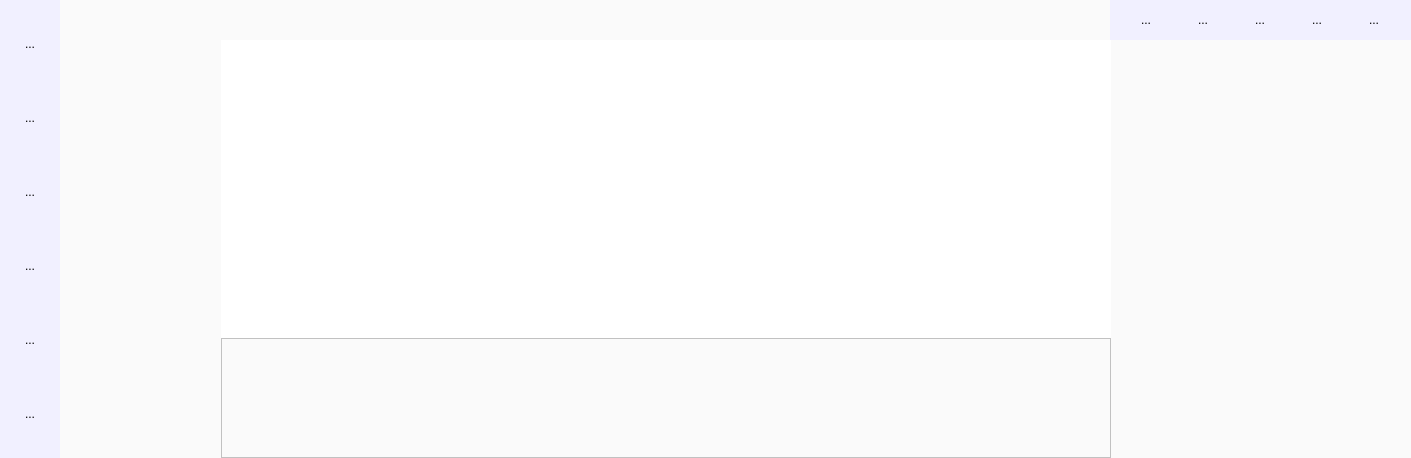
<?xml version="1.0" encoding="UTF-8"?>
<ui version="4.0">
 <class>HomePage</class>
 <widget class="QWidget" name="HomePage">
  <property name="geometry">
   <rect>
    <x>0</x>
    <y>0</y>
    <width>1411</width>
    <height>458</height>
   </rect>
  </property>
  <property name="windowTitle">
   <string>Form</string>
  </property>
  <property name="styleSheet">
   <string notr="true">background-color: rgb(250, 250, 250);</string>
  </property>
  <layout class="QGridLayout" name="gridLayout">
   <property name="leftMargin">
    <number>0</number>
   </property>
   <property name="topMargin">
    <number>0</number>
   </property>
   <property name="rightMargin">
    <number>0</number>
   </property>
   <property name="bottomMargin">
    <number>0</number>
   </property>
   <property name="spacing">
    <number>0</number>
   </property>
   <item row="1" column="1">
    <widget class="QWidget" name="MainWindow" native="true">
     <property name="sizePolicy">
      <sizepolicy hsizetype="Expanding" vsizetype="Expanding">
       <horstretch>0</horstretch>
       <verstretch>0</verstretch>
      </sizepolicy>
     </property>
     <property name="styleSheet">
      <string notr="true">background-color: rgb(255, 255, 255);</string>
     </property>
    </widget>
   </item>
   <item row="2" column="1">
    <widget class="QFrame" name="toasts">
     <property name="sizePolicy">
      <sizepolicy hsizetype="Expanding" vsizetype="Expanding">
       <horstretch>0</horstretch>
       <verstretch>0</verstretch>
      </sizepolicy>
     </property>
     <property name="minimumSize">
      <size>
       <width>0</width>
       <height>120</height>
      </size>
     </property>
     <property name="maximumSize">
      <size>
       <width>16777215</width>
       <height>120</height>
      </size>
     </property>
     <property name="frameShape">
      <enum>QFrame::StyledPanel</enum>
     </property>
     <property name="frameShadow">
      <enum>QFrame::Raised</enum>
     </property>
     <layout class="QHBoxLayout" name="horizontalLayout_2">
      <property name="leftMargin">
       <number>0</number>
      </property>
      <property name="topMargin">
       <number>0</number>
      </property>
      <property name="rightMargin">
       <number>0</number>
      </property>
      <property name="bottomMargin">
       <number>0</number>
      </property>
     </layout>
    </widget>
   </item>
   <item row="0" column="0" rowspan="3">
    <widget class="QWidget" name="MenuBar" native="true">
     <property name="minimumSize">
      <size>
       <width>30</width>
       <height>0</height>
      </size>
     </property>
     <property name="maximumSize">
      <size>
       <width>221</width>
       <height>16777215</height>
      </size>
     </property>
     <layout class="QHBoxLayout" name="horizontalLayout">
      <property name="spacing">
       <number>0</number>
      </property>
      <property name="leftMargin">
       <number>0</number>
      </property>
      <property name="topMargin">
       <number>0</number>
      </property>
      <property name="rightMargin">
       <number>0</number>
      </property>
      <property name="bottomMargin">
       <number>0</number>
      </property>
      <item>
       <widget class="QWidget" name="LeftBar" native="true">
        <property name="sizePolicy">
         <sizepolicy hsizetype="Preferred" vsizetype="Expanding">
          <horstretch>0</horstretch>
          <verstretch>0</verstretch>
         </sizepolicy>
        </property>
        <property name="minimumSize">
         <size>
          <width>60</width>
          <height>0</height>
         </size>
        </property>
        <property name="maximumSize">
         <size>
          <width>60</width>
          <height>16777215</height>
         </size>
        </property>
        <property name="styleSheet">
         <string notr="true">background-color: rgb(241, 240, 255);</string>
        </property>
        <layout class="QVBoxLayout" name="verticalLayout">
         <property name="leftMargin">
          <number>1</number>
         </property>
         <property name="topMargin">
          <number>1</number>
         </property>
         <property name="rightMargin">
          <number>1</number>
         </property>
         <property name="bottomMargin">
          <number>1</number>
         </property>
         <item>
          <widget class="QToolButton" name="DASHBOARD">
           <property name="sizePolicy">
            <sizepolicy hsizetype="Expanding" vsizetype="Fixed">
             <horstretch>0</horstretch>
             <verstretch>0</verstretch>
            </sizepolicy>
           </property>
           <property name="minimumSize">
            <size>
             <width>0</width>
             <height>50</height>
            </size>
           </property>
           <property name="maximumSize">
            <size>
             <width>16777215</width>
             <height>50</height>
            </size>
           </property>
           <property name="styleSheet">
            <string notr="true"/>
           </property>
           <property name="text">
            <string>...</string>
           </property>
           <property name="iconSize">
            <size>
             <width>64</width>
             <height>64</height>
            </size>
           </property>
           <property name="autoRaise">
            <bool>true</bool>
           </property>
          </widget>
         </item>
         <item>
          <widget class="QToolButton" name="COMPANIES">
           <property name="sizePolicy">
            <sizepolicy hsizetype="Expanding" vsizetype="Fixed">
             <horstretch>0</horstretch>
             <verstretch>0</verstretch>
            </sizepolicy>
           </property>
           <property name="minimumSize">
            <size>
             <width>0</width>
             <height>50</height>
            </size>
           </property>
           <property name="maximumSize">
            <size>
             <width>16777215</width>
             <height>50</height>
            </size>
           </property>
           <property name="styleSheet">
            <string notr="true"/>
           </property>
           <property name="text">
            <string>...</string>
           </property>
           <property name="iconSize">
            <size>
             <width>64</width>
             <height>64</height>
            </size>
           </property>
           <property name="shortcut">
            <string>Ctrl+R</string>
           </property>
           <property name="autoRaise">
            <bool>true</bool>
           </property>
          </widget>
         </item>
         <item>
          <widget class="QToolButton" name="LLP">
           <property name="sizePolicy">
            <sizepolicy hsizetype="Expanding" vsizetype="Fixed">
             <horstretch>0</horstretch>
             <verstretch>0</verstretch>
            </sizepolicy>
           </property>
           <property name="minimumSize">
            <size>
             <width>0</width>
             <height>50</height>
            </size>
           </property>
           <property name="maximumSize">
            <size>
             <width>16777215</width>
             <height>50</height>
            </size>
           </property>
           <property name="styleSheet">
            <string notr="true"/>
           </property>
           <property name="text">
            <string>...</string>
           </property>
           <property name="iconSize">
            <size>
             <width>64</width>
             <height>64</height>
            </size>
           </property>
           <property name="autoRaise">
            <bool>true</bool>
           </property>
          </widget>
         </item>
         <item>
          <widget class="QToolButton" name="ACCOUNTS">
           <property name="sizePolicy">
            <sizepolicy hsizetype="Expanding" vsizetype="Fixed">
             <horstretch>0</horstretch>
             <verstretch>0</verstretch>
            </sizepolicy>
           </property>
           <property name="minimumSize">
            <size>
             <width>0</width>
             <height>50</height>
            </size>
           </property>
           <property name="maximumSize">
            <size>
             <width>16777215</width>
             <height>50</height>
            </size>
           </property>
           <property name="styleSheet">
            <string notr="true"/>
           </property>
           <property name="text">
            <string>...</string>
           </property>
           <property name="iconSize">
            <size>
             <width>64</width>
             <height>64</height>
            </size>
           </property>
           <property name="autoRaise">
            <bool>true</bool>
           </property>
          </widget>
         </item>
         <item>
          <widget class="QToolButton" name="TOOLS">
           <property name="sizePolicy">
            <sizepolicy hsizetype="Expanding" vsizetype="Fixed">
             <horstretch>0</horstretch>
             <verstretch>0</verstretch>
            </sizepolicy>
           </property>
           <property name="minimumSize">
            <size>
             <width>0</width>
             <height>50</height>
            </size>
           </property>
           <property name="maximumSize">
            <size>
             <width>16777215</width>
             <height>50</height>
            </size>
           </property>
           <property name="styleSheet">
            <string notr="true"/>
           </property>
           <property name="text">
            <string>...</string>
           </property>
           <property name="iconSize">
            <size>
             <width>64</width>
             <height>64</height>
            </size>
           </property>
           <property name="autoRaise">
            <bool>true</bool>
           </property>
          </widget>
         </item>
         <item>
          <widget class="QToolButton" name="ADMIN">
           <property name="sizePolicy">
            <sizepolicy hsizetype="Expanding" vsizetype="Fixed">
             <horstretch>0</horstretch>
             <verstretch>0</verstretch>
            </sizepolicy>
           </property>
           <property name="minimumSize">
            <size>
             <width>0</width>
             <height>50</height>
            </size>
           </property>
           <property name="maximumSize">
            <size>
             <width>16777215</width>
             <height>50</height>
            </size>
           </property>
           <property name="styleSheet">
            <string notr="true"/>
           </property>
           <property name="text">
            <string>...</string>
           </property>
           <property name="iconSize">
            <size>
             <width>64</width>
             <height>64</height>
            </size>
           </property>
           <property name="autoRaise">
            <bool>true</bool>
           </property>
          </widget>
         </item>
        </layout>
       </widget>
      </item>
      <item>
       <widget class="QWidget" name="ExtendedMenu" native="true">
        <property name="maximumSize">
         <size>
          <width>171</width>
          <height>16777215</height>
         </size>
        </property>
        <property name="styleSheet">
         <string notr="true"/>
        </property>
        <layout class="QGridLayout" name="gridLayout_3">
         <property name="leftMargin">
          <number>0</number>
         </property>
         <property name="topMargin">
          <number>0</number>
         </property>
         <property name="rightMargin">
          <number>0</number>
         </property>
         <property name="bottomMargin">
          <number>0</number>
         </property>
         <property name="spacing">
          <number>0</number>
         </property>
         <item row="0" column="0">
          <widget class="QLabel" name="MenuTitle">
           <property name="sizePolicy">
            <sizepolicy hsizetype="Expanding" vsizetype="Preferred">
             <horstretch>0</horstretch>
             <verstretch>0</verstretch>
            </sizepolicy>
           </property>
           <property name="minimumSize">
            <size>
             <width>0</width>
             <height>40</height>
            </size>
           </property>
           <property name="maximumSize">
            <size>
             <width>16777215</width>
             <height>40</height>
            </size>
           </property>
           <property name="font">
            <font>
             <family>Verdana</family>
             <pointsize>12</pointsize>
             <weight>75</weight>
             <bold>true</bold>
             <stylestrategy>PreferAntialias</stylestrategy>
            </font>
           </property>
           <property name="text">
            <string/>
           </property>
           <property name="alignment">
            <set>Qt::AlignCenter</set>
           </property>
          </widget>
         </item>
         <item row="1" column="0">
          <widget class="QScrollArea" name="ExtendedMenuItems">
           <property name="font">
            <font>
             <family>Verdana</family>
            </font>
           </property>
           <property name="frameShape">
            <enum>QFrame::NoFrame</enum>
           </property>
           <property name="frameShadow">
            <enum>QFrame::Plain</enum>
           </property>
           <property name="lineWidth">
            <number>0</number>
           </property>
           <property name="widgetResizable">
            <bool>true</bool>
           </property>
           <widget class="QWidget" name="MenuLayout">
            <property name="geometry">
             <rect>
              <x>0</x>
              <y>0</y>
              <width>161</width>
              <height>418</height>
             </rect>
            </property>
           </widget>
          </widget>
         </item>
        </layout>
       </widget>
      </item>
     </layout>
    </widget>
   </item>
   <item row="1" column="2" rowspan="2">
    <widget class="QWidget" name="RightBar" native="true">
     <property name="sizePolicy">
      <sizepolicy hsizetype="Expanding" vsizetype="Expanding">
       <horstretch>0</horstretch>
       <verstretch>0</verstretch>
      </sizepolicy>
     </property>
     <property name="minimumSize">
      <size>
       <width>0</width>
       <height>0</height>
      </size>
     </property>
     <property name="maximumSize">
      <size>
       <width>300</width>
       <height>16777215</height>
      </size>
     </property>
     <property name="styleSheet">
      <string notr="true"/>
     </property>
     <layout class="QGridLayout" name="gridLayout_2">
      <property name="leftMargin">
       <number>0</number>
      </property>
      <property name="topMargin">
       <number>0</number>
      </property>
      <property name="rightMargin">
       <number>0</number>
      </property>
      <property name="bottomMargin">
       <number>0</number>
      </property>
      <item row="0" column="0">
       <widget class="QLabel" name="WidgetTitle">
        <property name="sizePolicy">
         <sizepolicy hsizetype="Expanding" vsizetype="Preferred">
          <horstretch>0</horstretch>
          <verstretch>0</verstretch>
         </sizepolicy>
        </property>
        <property name="minimumSize">
         <size>
          <width>0</width>
          <height>30</height>
         </size>
        </property>
        <property name="maximumSize">
         <size>
          <width>16777215</width>
          <height>30</height>
         </size>
        </property>
        <property name="font">
         <font>
          <family>Verdana</family>
          <pointsize>12</pointsize>
          <weight>75</weight>
          <bold>true</bold>
          <stylestrategy>PreferAntialias</stylestrategy>
         </font>
        </property>
        <property name="text">
         <string/>
        </property>
        <property name="alignment">
         <set>Qt::AlignCenter</set>
        </property>
       </widget>
      </item>
      <item row="1" column="0">
       <widget class="QWidget" name="WidgetWindow" native="true">
        <property name="sizePolicy">
         <sizepolicy hsizetype="Expanding" vsizetype="Expanding">
          <horstretch>0</horstretch>
          <verstretch>0</verstretch>
         </sizepolicy>
        </property>
        <property name="maximumSize">
         <size>
          <width>300</width>
          <height>16777215</height>
         </size>
        </property>
       </widget>
      </item>
     </layout>
    </widget>
   </item>
   <item row="0" column="1" colspan="2">
    <widget class="QWidget" name="HeadBar" native="true">
     <property name="sizePolicy">
      <sizepolicy hsizetype="Expanding" vsizetype="Expanding">
       <horstretch>0</horstretch>
       <verstretch>0</verstretch>
      </sizepolicy>
     </property>
     <property name="minimumSize">
      <size>
       <width>0</width>
       <height>40</height>
      </size>
     </property>
     <property name="maximumSize">
      <size>
       <width>16777215</width>
       <height>40</height>
      </size>
     </property>
     <property name="styleSheet">
      <string notr="true"/>
     </property>
     <layout class="QGridLayout" name="gridLayout_4">
      <property name="leftMargin">
       <number>0</number>
      </property>
      <property name="topMargin">
       <number>0</number>
      </property>
      <property name="rightMargin">
       <number>0</number>
      </property>
      <property name="bottomMargin">
       <number>0</number>
      </property>
      <item row="0" column="0">
       <widget class="QWidget" name="widget" native="true">
        <layout class="QGridLayout" name="gridLayout_6">
         <property name="leftMargin">
          <number>0</number>
         </property>
         <property name="topMargin">
          <number>0</number>
         </property>
         <property name="rightMargin">
          <number>0</number>
         </property>
         <property name="bottomMargin">
          <number>0</number>
         </property>
         <item row="0" column="0">
          <widget class="QLabel" name="WidgetTitleText">
           <property name="font">
            <font>
             <family>Open Sans</family>
             <pointsize>12</pointsize>
             <weight>75</weight>
             <bold>true</bold>
             <stylestrategy>PreferAntialias</stylestrategy>
            </font>
           </property>
           <property name="text">
            <string/>
           </property>
           <property name="alignment">
            <set>Qt::AlignCenter</set>
           </property>
          </widget>
         </item>
        </layout>
       </widget>
      </item>
      <item row="0" column="1">
       <widget class="QWidget" name="widget_2" native="true">
        <property name="maximumSize">
         <size>
          <width>301</width>
          <height>16777215</height>
         </size>
        </property>
        <property name="styleSheet">
         <string notr="true">background-color: rgb(241, 240, 255);</string>
        </property>
        <layout class="QGridLayout" name="gridLayout_5">
         <property name="leftMargin">
          <number>5</number>
         </property>
         <property name="topMargin">
          <number>5</number>
         </property>
         <property name="rightMargin">
          <number>5</number>
         </property>
         <property name="bottomMargin">
          <number>5</number>
         </property>
         <item row="0" column="3">
          <widget class="QToolButton" name="News">
           <property name="sizePolicy">
            <sizepolicy hsizetype="Expanding" vsizetype="Expanding">
             <horstretch>0</horstretch>
             <verstretch>0</verstretch>
            </sizepolicy>
           </property>
           <property name="minimumSize">
            <size>
             <width>40</width>
             <height>0</height>
            </size>
           </property>
           <property name="maximumSize">
            <size>
             <width>35</width>
             <height>16777215</height>
            </size>
           </property>
           <property name="text">
            <string>...</string>
           </property>
           <property name="iconSize">
            <size>
             <width>64</width>
             <height>64</height>
            </size>
           </property>
           <property name="autoRaise">
            <bool>true</bool>
           </property>
          </widget>
         </item>
         <item row="0" column="2">
          <widget class="QToolButton" name="Chat">
           <property name="sizePolicy">
            <sizepolicy hsizetype="Expanding" vsizetype="Expanding">
             <horstretch>0</horstretch>
             <verstretch>0</verstretch>
            </sizepolicy>
           </property>
           <property name="minimumSize">
            <size>
             <width>40</width>
             <height>0</height>
            </size>
           </property>
           <property name="maximumSize">
            <size>
             <width>35</width>
             <height>16777215</height>
            </size>
           </property>
           <property name="text">
            <string>...</string>
           </property>
           <property name="iconSize">
            <size>
             <width>64</width>
             <height>64</height>
            </size>
           </property>
           <property name="autoRaise">
            <bool>true</bool>
           </property>
          </widget>
         </item>
         <item row="0" column="0">
          <widget class="QToolButton" name="Quickref">
           <property name="sizePolicy">
            <sizepolicy hsizetype="Expanding" vsizetype="Expanding">
             <horstretch>0</horstretch>
             <verstretch>0</verstretch>
            </sizepolicy>
           </property>
           <property name="minimumSize">
            <size>
             <width>40</width>
             <height>0</height>
            </size>
           </property>
           <property name="maximumSize">
            <size>
             <width>35</width>
             <height>16777215</height>
            </size>
           </property>
           <property name="text">
            <string>...</string>
           </property>
           <property name="iconSize">
            <size>
             <width>48</width>
             <height>48</height>
            </size>
           </property>
           <property name="popupMode">
            <enum>QToolButton::InstantPopup</enum>
           </property>
           <property name="toolButtonStyle">
            <enum>Qt::ToolButtonIconOnly</enum>
           </property>
           <property name="autoRaise">
            <bool>true</bool>
           </property>
           <property name="arrowType">
            <enum>Qt::NoArrow</enum>
           </property>
          </widget>
         </item>
         <item row="0" column="1">
          <widget class="QToolButton" name="MasterData">
           <property name="sizePolicy">
            <sizepolicy hsizetype="Expanding" vsizetype="Expanding">
             <horstretch>0</horstretch>
             <verstretch>0</verstretch>
            </sizepolicy>
           </property>
           <property name="minimumSize">
            <size>
             <width>40</width>
             <height>0</height>
            </size>
           </property>
           <property name="maximumSize">
            <size>
             <width>35</width>
             <height>16777215</height>
            </size>
           </property>
           <property name="text">
            <string>...</string>
           </property>
           <property name="iconSize">
            <size>
             <width>64</width>
             <height>64</height>
            </size>
           </property>
           <property name="autoRaise">
            <bool>true</bool>
           </property>
          </widget>
         </item>
         <item row="0" column="4">
          <widget class="QToolButton" name="Logout">
           <property name="sizePolicy">
            <sizepolicy hsizetype="Expanding" vsizetype="Expanding">
             <horstretch>0</horstretch>
             <verstretch>0</verstretch>
            </sizepolicy>
           </property>
           <property name="minimumSize">
            <size>
             <width>40</width>
             <height>0</height>
            </size>
           </property>
           <property name="maximumSize">
            <size>
             <width>35</width>
             <height>16777215</height>
            </size>
           </property>
           <property name="text">
            <string>...</string>
           </property>
           <property name="iconSize">
            <size>
             <width>64</width>
             <height>64</height>
            </size>
           </property>
           <property name="autoRaise">
            <bool>true</bool>
           </property>
          </widget>
         </item>
        </layout>
       </widget>
      </item>
     </layout>
    </widget>
   </item>
  </layout>
 </widget>
 <resources/>
 <connections/>
</ui>
